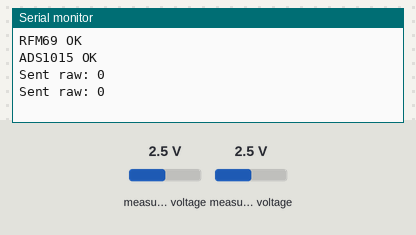
Simulated run of this sketch. Board: Arduino Uno, built with avr-gcc and run on an emulated ATmega328P. On the bench: the last lines printed to the serial monitor. The inputs (shaded band) are chosen by the test bench; at power-on: measured voltage 2.5 V. No radio packets arrive unless stated.

Above: at 1.2 s.
1.3 s: measured voltage (sensor 200) set to 0.1 V
At 2.6 s:
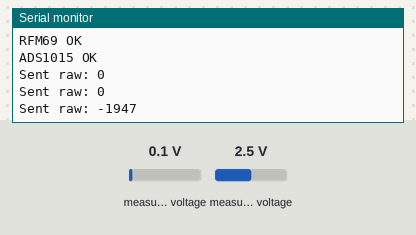
2.8 s: measured voltage (sensor 201) set to 1.2 V
At 3.7 s:
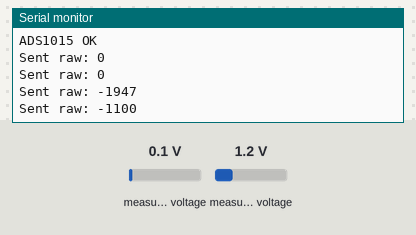
4.3 s: measured voltage (sensor 200) set to 2.5 V
At 5.2 s:
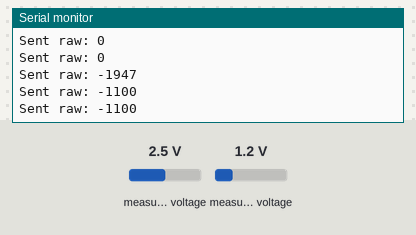
5.8 s: measured voltage (sensor 201) set to 0.1 V
At 7.0 s:
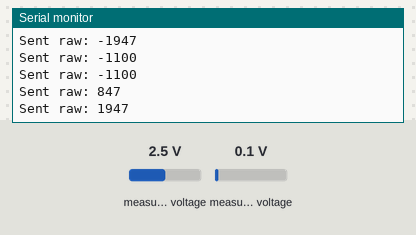
Timing chart, 0 to 8.3 s (numbered marks = the images above; inputs shaded):
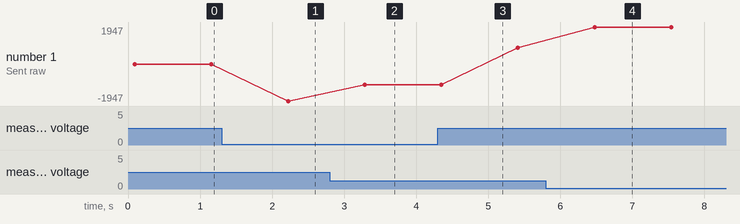

The sketch:

TxBoard.ino
```cpp
#include <Wire.h>
#include <SPI.h>
#include <RH_RF69.h>
#include <Adafruit_ADS1X15.h>

// ==================
// RFM69 CONFIG
// ==================
  #define RFM69_CS   16
  #define RFM69_INT  21
  #define RFM69_RST  17
  #define RF69_FREQ   915.0

RH_RF69 rf69(RFM69_CS, RFM69_INT);

// ==================
// ADS1015
// ==================
Adafruit_ADS1015 ads;

// ==================
// SETUP
// ==================
void setup() {
  Serial.begin(115200);
  //while (!Serial) delay(10);

  // Reset RFM69
  pinMode(RFM69_RST, OUTPUT);
  digitalWrite(RFM69_RST, LOW);
  delay(10);
  digitalWrite(RFM69_RST, HIGH);
  delay(10);
  digitalWrite(RFM69_RST, LOW);
  delay(10);

  if (!rf69.init()) {
    Serial.println("RFM69 init failed");
    while (1);
  }

  rf69.setFrequency(RF69_FREQ);
  rf69.setTxPower(13, true);  // High power module

  Serial.println("RFM69 OK");

  if (!ads.begin()) {
    Serial.println("ADS1015 not found");
    while (1);
  }

  // ±2.048V range → good margin for 0–1V diff
  ads.setGain(GAIN_TWO);

  Serial.println("ADS1015 OK");
}

// ==================
// LOOP
// ==================
void loop() {
  int16_t raw = ads.readADC_Differential_0_1();

  // Send raw int16 as 2 bytes
  uint8_t payload[2];
  payload[0] = raw & 0xFF;
  payload[1] = (raw >> 8) & 0xFF;

  rf69.send(payload, sizeof(payload));
  rf69.waitPacketSent();

  Serial.print("Sent raw: ");
  Serial.println(raw);

  delay(1000);
}
```

Measured:
- after the input at 1.3 s, the serial monitor: prints a new line after 0.92 s (image 1)
- after the input at 2.8 s, the serial monitor: prints a new line after 0.48 s (image 2)
- after the input at 5.8 s, the serial monitor: prints a new line after 0.68 s (image 4)
- plotted number 1: 0 → -1947 after the input at 1.3 s, -1947 → -1100 after the input at 2.8 s, -1100 → 847 after the input at 4.3 s, 847 → 1947 after the input at 5.8 s
